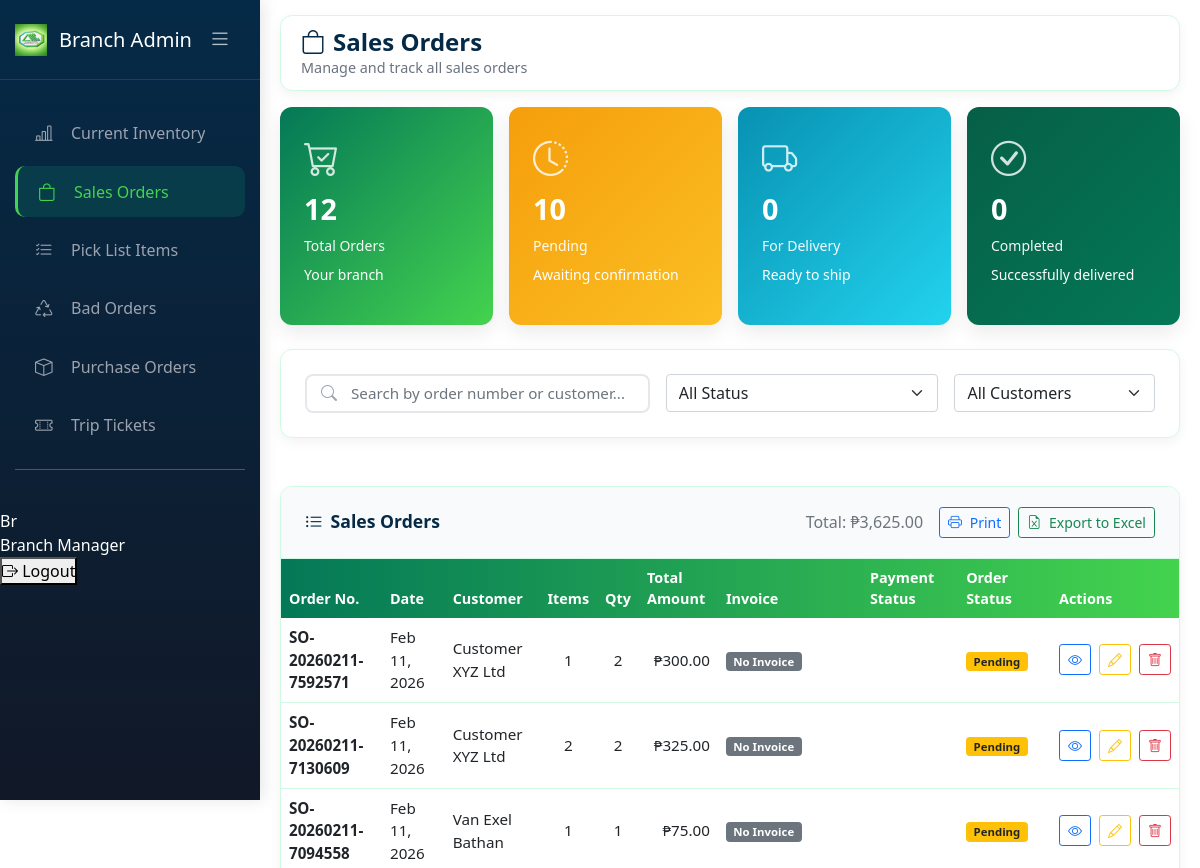
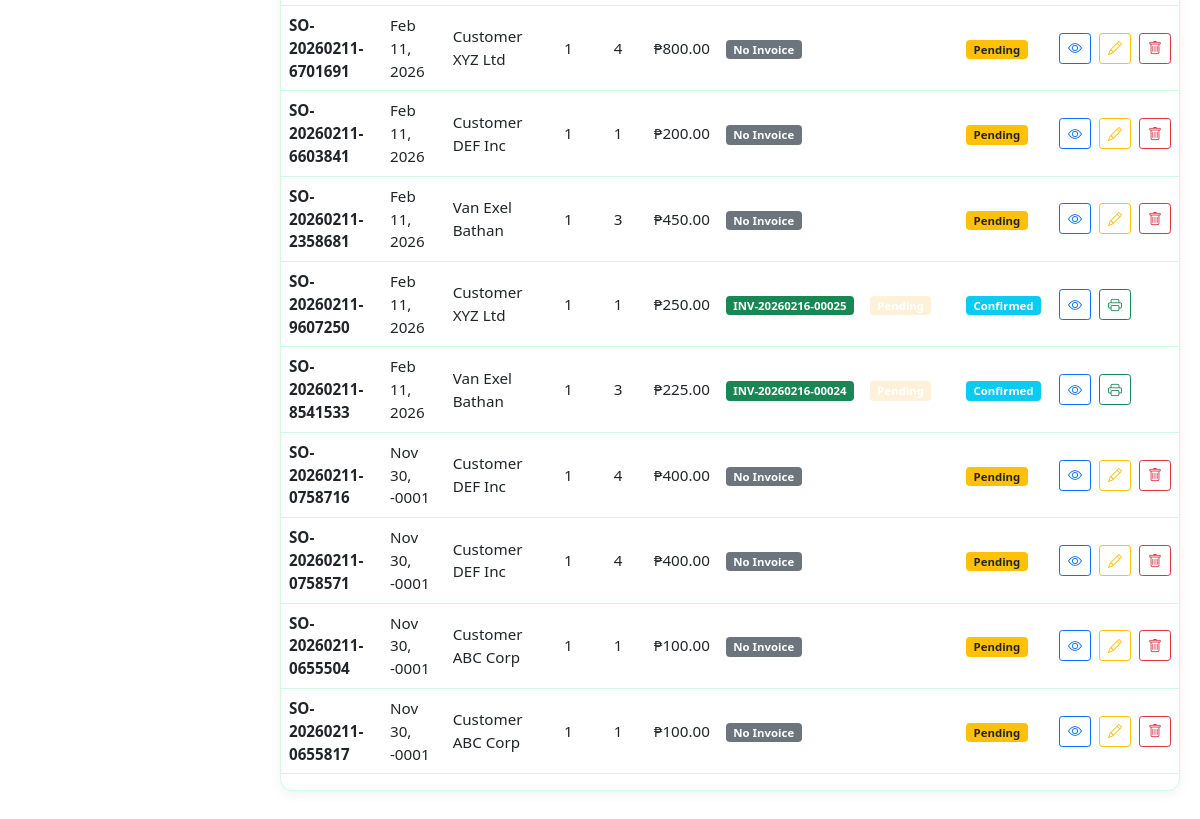
Before: /BranchAdmin/sales_order.php (signed in) with the older database file (2 pictures, top to bottom).
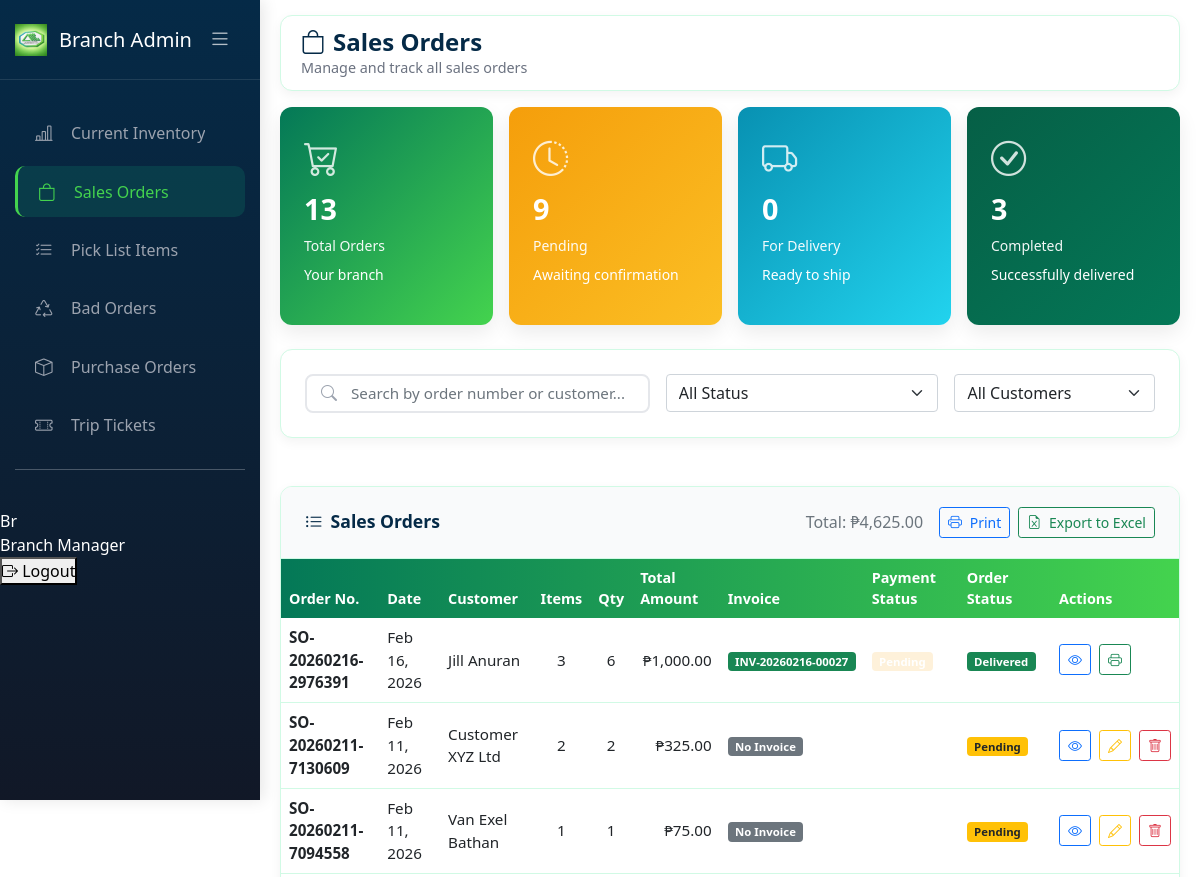
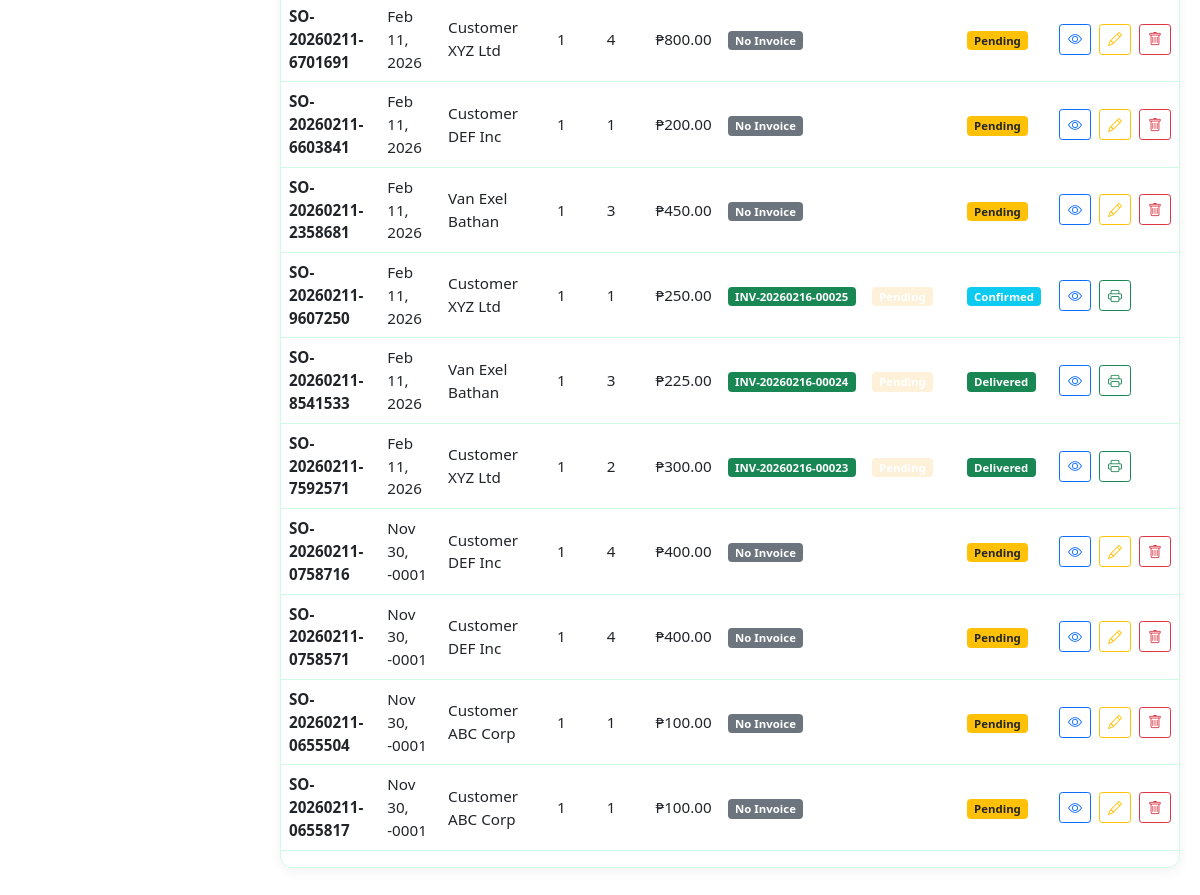
After: the same page with the newer database file (2 pictures, top to bottom).
### tables this page shows
CREATE TABLE `sales_orders` (
  `so_id` int(11) NOT NULL,
  `so_number` varchar(50) NOT NULL,
  `customer_id` int(11) NOT NULL,
  `branch_id` int(11) DEFAULT NULL,
  `order_date` datetime NOT NULL,
  `delivery_date` date DEFAULT NULL,
  `total_amount` decimal(12,2) NOT NULL,
  `order_status` enum('pending','confirmed','processing','ready','delivered','cancelled') DEFAULT 'pending',
  `created_by` int(11) NOT NULL,
  `created_at` timestamp NOT NULL DEFAULT current_timestamp(),
  `updated_at` timestamp NOT NULL DEFAULT current_timestamp() ON UPDATE current_timestamp()
);

CREATE TABLE `customers` (
  `customer_id` int(11) NOT NULL,
  `customer_name` varchar(100) NOT NULL,
  `customer_code` varchar(50) NOT NULL,
  `contact_person` varchar(100) DEFAULT NULL,
  `email` varchar(100) DEFAULT NULL,
  `phone_number` varchar(20) DEFAULT NULL,
  `address` varchar(255) DEFAULT NULL,
  `city` varchar(50) DEFAULT NULL,
  `longitude` decimal(10,6) DEFAULT NULL,
  `latitude` decimal(10,8) DEFAULT NULL,
  `credit_limit` decimal(12,2) DEFAULT 0.00,
  `credit_used` decimal(12,2) DEFAULT 0.00,
  `status` enum('active','inactive','suspended') DEFAULT 'active',
  `created_at` timestamp NOT NULL DEFAULT current_timestamp(),
  `updated_at` timestamp NOT NULL DEFAULT current_timestamp() ON UPDATE current_timestamp(),
  `branch_id` int(11) DEFAULT NULL,
  `full_address` text DEFAULT NULL,
  `delivery_instructions` text DEFAULT NULL
);

### BranchAdmin/sales_order.php (the view, shortened to what the changed rows need)
<?php
require_once '../config/database.php';
$branch_id = $_SESSION['branch_id'] ?? 0;
$view_all_branches = $_SESSION['view_all_branches'] ?? false;
$so_branch_column_exists = false;
$check_column = $conn->query("SHOW COLUMNS FROM sales_orders LIKE 'branch_id'");
if ($check_column && $check_column->num_rows > 0) {
    $so_branch_column_exists = true;
}
$invoice_so_column_exists = false;
$check_invoice_column = $conn->query("SHOW COLUMNS FROM invoices LIKE 'so_id'");
if ($check_invoice_column && $check_invoice_column->num_rows > 0) {
    $invoice_so_column_exists = true;
}
$branch_condition = "";
if ($so_branch_column_exists && !$view_all_branches) {
    $branch_condition = "AND so.branch_id = $branch_id";
}
$sales_query = "
    SELECT
        so.so_id,
        so.so_number,
        so.order_date,
        so.total_amount,
        so.order_status,
        so.branch_id,
        c.customer_name,
        c.customer_id,
        b.branch_name,
        COUNT(soi.so_item_id) as total_items,
        SUM(soi.quantity_ordered) as total_quantity,
        " . ($invoice_so_column_exists ? "inv.invoice_number, inv.status as invoice_status" : "NULL as invoice_number, NULL as invoice_status") . "
    FROM sales_orders so
    JOIN customers c ON so.customer_id = c.customer_id
    LEFT JOIN branches b ON so.branch_id = b.branch_id
    LEFT JOIN sales_order_items soi ON so.so_id = soi.so_id
    " . ($invoice_so_column_exists ? "LEFT JOIN invoices inv ON so.so_id = inv.so_id" : "") . "
    WHERE 1=1
    $branch_condition
    GROUP BY so.so_id
    ORDER BY so.order_date DESC, so.so_id DESC
";
$sales_result = $conn->query($sales_query);
$sales_orders = $sales_result->fetch_all(MYSQLI_ASSOC);
$total_orders = count($sales_orders);
$pending_orders = count(array_filter($sales_orders, fn($so) => $so['order_status'] === 'pending'));
$delivered_orders = count(array_filter($sales_orders, fn($so) => $so['order_status'] === 'delivered'));
$statTotalOrders = $total_orders;
$statPendingOrders = $pending_orders;
$statCompletedOrders = $delivered_orders;
function getOrderStatusBadge($status) {
    return match($status) {
        'pending' => 'badge bg-warning text-dark',
        'confirmed' => 'badge bg-info text-white',
        'processing' => 'badge bg-primary text-white',
        'ready' => 'badge bg-info text-white',
        'delivered' => 'badge bg-success text-white',
        'cancelled' => 'badge bg-danger text-white',
        default => 'badge bg-secondary text-white'
    };
}
function getOrderStatusText($status) {
    return match($status) {
        'pending' => 'Pending',
        'confirmed' => 'Confirmed',
        'processing' => 'Processing',
        'ready' => 'For Delivery',
        'delivered' => 'Delivered',
        'cancelled' => 'Cancelled',
        default => ucfirst($status)
    };
}
function getPaymentStatus($order_status, $invoice_status = null) {
    if ($invoice_status) {
        return match($invoice_status) {
            'paid' => ['status' => 'Paid', 'class' => 'badge-success'],
            'pending' => ['status' => 'Pending', 'class' => 'badge-warning'],
            'cancelled' => ['status' => 'Cancelled', 'class' => 'badge-danger'],
            default => ['status' => 'Pending', 'class' => 'badge-warning']
        };
    }
    return ['status' => 'No Invoice', 'class' => 'badge-secondary'];
}
function formatDate($dateStr) {
    $date = new DateTime($dateStr);
    return $date->format('M d, Y');
}
?>
<!DOCTYPE html>
<html lang="en">
<head>
    <link rel="stylesheet" href="../css/current_inventory.css">
    <link href="https://cdn.jsdelivr.net/npm/bootstrap@5.1.3/dist/css/bootstrap.min.css" rel="stylesheet">
    <link rel="stylesheet" href="https://cdn.jsdelivr.net/npm/bootstrap-icons@1.8.1/font/bootstrap-icons.css">
    <link href="https://cdn.jsdelivr.net/npm/sweetalert2@11/dist/sweetalert2.min.css" rel="stylesheet">
</head>
<body>
    <div id="appPage">
        <div class="main-content" id="mainContent">
            <div id="dashboardContent" class="page-content active" data-print-date="<?php echo date('F d, Y H:i:s'); ?>">
                <div class="navbar-top">
                    <div class="page-title">
                        <h2><i class="bi bi-bag me-2"></i>Sales Orders</h2>
                    </div>
                </div>
                <div class="row g-3 mb-4">
                    <div class="col-md-3">
                        <div class="stat-card total">
                            <i class="bi bi-cart-check stat-icon"></i>
                            <div class="stat-value"><?= $statTotalOrders ?></div>
                            <div class="stat-label">Total Orders</div>
                            <small class="d-block mt-2">
                                <?php if ($so_branch_column_exists && !$view_all_branches): ?>
                                    Your branch
                                <?php else: ?>
                                    All time sales orders
                                <?php endif; ?>
                            </small>
                        </div>
                    </div>
                    <div class="col-md-3">
                        <div class="stat-card pending">
                            <i class="bi bi-clock-history stat-icon"></i>
                            <div class="stat-value"><?= $statPendingOrders ?></div>
                            <div class="stat-label">Pending</div>
                            <small class="d-block mt-2">Awaiting confirmation</small>
                        </div>
                    </div>
                    <div class="col-md-3">
                        <div class="stat-card complete">
                            <i class="bi bi-check-circle stat-icon"></i>
                            <div class="stat-value"><?= $statCompletedOrders ?></div>
                            <div class="stat-label">Completed</div>
                            <small class="d-block mt-2">Successfully delivered</small>
                        </div>
                    </div>
                </div>
                <div class="data-table">
                    <div class="table-header d-flex justify-content-between align-items-center">
                        <div class="d-flex gap-2 align-items-center">
                            <span class="text-muted me-2">Total: ₱<?= number_format(array_sum(array_column($sales_orders, 'total_amount')), 2) ?></span>
                            <button class="btn btn-sm btn-outline-primary" onclick="printReport()">
                                <i class="bi bi-printer me-1"></i> Print
                            </button>
                            <button class="btn btn-sm btn-outline-success" onclick="exportToExcel()">
                                <i class="bi bi-file-earmark-excel me-1"></i> Export to Excel
                            </button>
                        </div>
                    </div>
                    <div class="table-responsive">
                        <table class="table custom-table" id="salesOrdersTable">
                            <thead>
                                <tr>
                                    <th>Order No.</th>
                                    <th>Date</th>
                                    <th>Customer</th>
                                    <th>Items</th>
                                    <th>Qty</th>
                                    <th>Total Amount</th>
                                    <th>Invoice</th>
                                    <th>Payment Status</th>
                                    <th>Order Status</th>
                                    <th>Actions</th>
                                </tr>
                            </thead>
                            <tbody id="salesOrdersTableBody">
                                <?php if (empty($sales_orders)): ?>
                                <tr>
                                    <td colspan="<?= ($so_branch_column_exists && $view_all_branches) ? '11' : '10' ?>" class="text-center py-4">
                                        <i class="bi bi-inbox fs-1 d-block text-muted mb-2"></i>
                                        <p class="text-muted mb-0">No sales orders found</p>
                                    </td>
                                </tr>
                                <?php else: ?>
                                    <?php foreach ($sales_orders as $order):
                                        $payment = getPaymentStatus($order['order_status'], $order['invoice_status'] ?? null);
                                    ?>
                                    <tr class="sales-order-row"
                                        data-id="<?= $order['so_id'] ?>"
                                        data-order-number="<?= htmlspecialchars($order['so_number']) ?>"
                                        data-customer="<?= htmlspecialchars($order['customer_name']) ?>"
                                        data-status="<?= $order['order_status'] ?>"
                                        data-date="<?= $order['order_date'] ?>"
                                        data-amount="<?= $order['total_amount'] ?>"
                                        data-items="<?= $order['total_items'] ?? 0 ?>"
                                        data-qty="<?= $order['total_quantity'] ?? 0 ?>"
                                        data-invoice="<?= htmlspecialchars($order['invoice_number'] ?? '') ?>"
                                        data-invoice-status="<?= $order['invoice_status'] ?? '' ?>">
                                        <td><strong><?= htmlspecialchars($order['so_number']) ?></strong></td>
                                        <td><?= formatDate($order['order_date']) ?></td>
                                        <td><?= htmlspecialchars($order['customer_name']) ?></td>
                                        <td class="text-center"><?= $order['total_items'] ?? 0 ?></td>
                                        <td class="text-center"><?= $order['total_quantity'] ?? 0 ?></td>
                                        <td class="text-end">₱<?= number_format($order['total_amount'] ?? 0, 2) ?></td>
                                        <td>
                                            <?php if ($order['invoice_number']): ?>
                                                <span class="badge bg-success"><?= htmlspecialchars($order['invoice_number']) ?></span>
                                            <?php else: ?>
                                                <span class="badge bg-secondary">No Invoice</span>
                                            <?php endif; ?>
                                        </td>
                                        <td>
                                            <span class="badge <?= $payment['class'] ?>"><?= $payment['status'] ?></span>
                                        </td>
                                        <td>
                                            <span class="<?= getOrderStatusBadge($order['order_status']) ?>">
                                                <?= getOrderStatusText($order['order_status']) ?>
                                            </span>
                                        </td>
                                        <td>
                                            <div class="action-buttons">
                                                <button class="btn btn-sm btn-outline-primary" onclick="viewOrder(<?= $order['so_id'] ?>)" title="View">
                                                    <i class="bi bi-eye"></i>
                                                </button>
                                                <?php if ($order['order_status'] == 'pending'): ?>
                                                    <button class="btn btn-sm btn-outline-warning" onclick="editOrder(<?= $order['so_id'] ?>)" title="Edit">
                                                        <i class="bi bi-pencil"></i>
                                                    </button>
                                                <?php elseif (in_array($order['order_status'], ['confirmed', 'processing', 'ready', 'delivered'])): ?>
                                                    <button class="btn btn-sm btn-outline-success" onclick="printOrder(<?= $order['so_id'] ?>)" title="Print Order">
                                                        <i class="bi bi-printer"></i>
                                                    </button>
                                                <?php endif; ?>
                                                <?php if ($order['order_status'] == 'pending'): ?>
                                                    <button class="btn btn-sm btn-outline-danger" onclick="deleteOrder(<?= $order['so_id'] ?>)" title="Delete">
                                                        <i class="bi bi-trash"></i>
                                                    </button>
                                                <?php endif; ?>
                                            </div>
                                        </td>
                                    </tr>
                                    <?php endforeach; ?>
                                <?php endif; ?>
                            </tbody>
                        </table>
                    </div>
                </div>
            </div>
        </div>
    </div>
</body>
</html>

Changed rows visible on the page:
added sales_orders: so_number "SO-20260216-2976391", order_date "Feb 16, 2026", customer.customer_name "Jill Anuran", total_items "3", total_quantity "6", total_amount "1,000.00", invoice_number "INV-20260216-00027", order_status "Delivered"
changed sales_orders "SO-20260211-8541533": order_status "Confirmed" → "Delivered"
changed sales_orders "SO-20260211-7592571": invoice_number (not shown) → "INV-20260216-00023"; order_status "Pending" → "Delivered"; no longer shows "No Invoice"; moves down the list
Other visible differences:
$statTotalOrders: "12" → "13"
$statPendingOrders: "10" → "9"
$statCompletedOrders: "0" → "3"
array_sum(array_column($sales_orders, 'total_amount')): "3,625.00" → "4,625.00"
